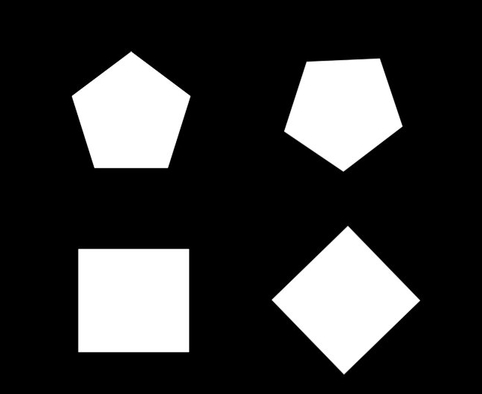
#> input picture Bölüm 4 OpenCV ile Nesne Tespiti/contour2.jpg, 482 x 394 px
$ python '3 Kontur Algılama.py'
#> lines starting #> are read from the running program, lines starting #| are printed output that depends on the picture; after the words box and inside, x2 and y2 are one past the last pixel; in counts of white or black regions, pixels touching at a corner belong together
import cv2
import matplotlib.pyplot as plt
import numpy as np

img = cv2.imread("contour2.jpg",0)
#> img is the input picture: shape (394, 482); min 0, max 255, mean 55.4
plt.figure(), plt.imshow(img, cmap="gray"), plt.axis("off")

contours, hierarch = cv2.findContours(img, cv2.RETR_CCOMP, cv2.CHAIN_APPROX_SIMPLE)
#> contours = 725 contours, 717 with area under 20; largest, box (x1, y1, x2, y2) and area: (267, 221, 424, 380) 12782, (76, 245, 192, 356) 12314, (69, 48, 197, 174) 10724, (280, 54, 408, 175) 10330, (77, 246, 190, 249) 222, (189, 248, 192, 353) 206, (87, 352, 186, 355) 194, (344, 57, 361, 60) 30
# RETR_CCOMP iç ve dış konturleri bulmak istiyorum.
# CHAIN yatay dikey ve çapraz bölümleri sıkıştırmamızı sağlıyor ve yalnızca uç noktalarını bırakıyor.

external_contour = np.zeros(img.shape)
internal_contour = np.zeros(img.shape)

for i in range(len(contours)):

    # external
    if hierarch[0][i][3] == -1:
        cv2.drawContours(external_contour, contours, i, 255, -1)
    else:
        cv2.drawContours(internal_contour, contours, i, 255, -1)
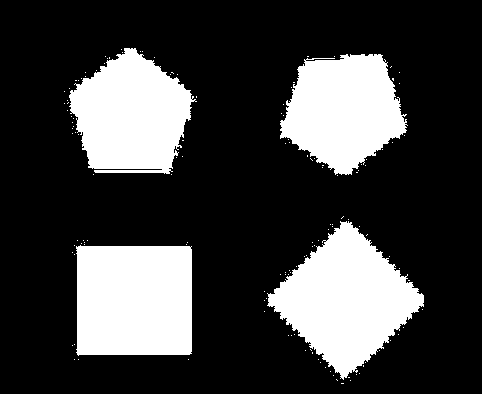
#> external_contour: shape (394, 482) float64; 25% white; 138 white regions (134 under 20 px), largest, box (x1, y1, x2, y2) and area: (267, 221, 424, 380) 13111, (76, 245, 192, 356) 12537, (69, 48, 197, 174) 11060, (280, 54, 408, 175) 10625
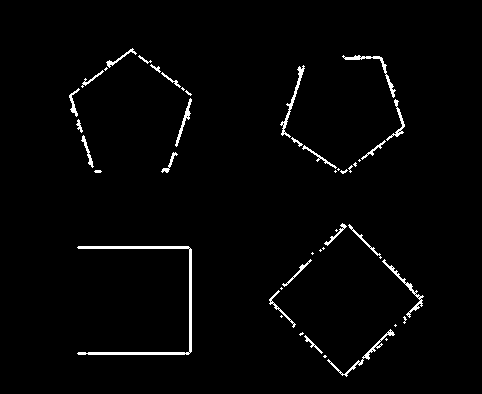
#> internal_contour: shape (394, 482) float64; 2% white in thin lines or dots, all inside (x1, y1, x2, y2) = (69, 48, 424, 377)

plt.figure(),plt.imshow(external_contour, cmap="gray")
plt.figure(),plt.imshow(internal_contour, cmap="gray")
